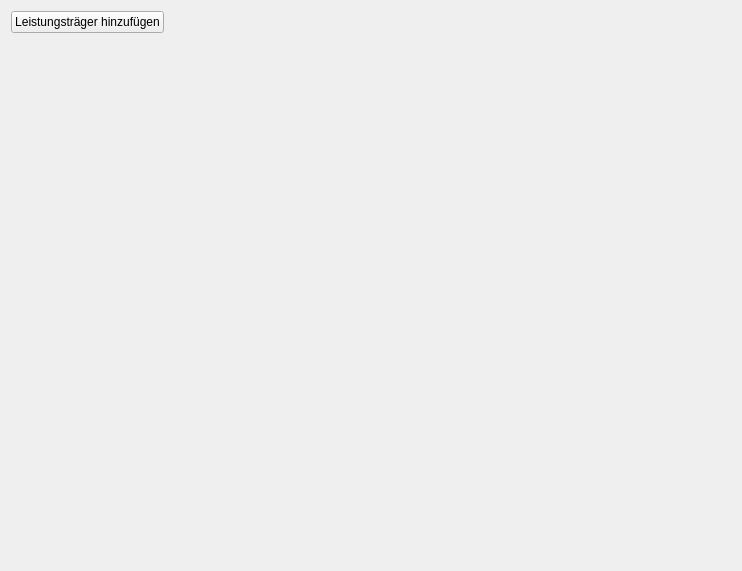
<?xml version="1.0" encoding="UTF-8"?>
<ui version="4.0">
 <class>LeistungstraegerArea</class>
 <widget class="QWidget" name="LeistungstraegerArea">
  <property name="geometry">
   <rect>
    <x>0</x>
    <y>0</y>
    <width>742</width>
    <height>571</height>
   </rect>
  </property>
  <property name="windowTitle">
   <string>Form</string>
  </property>
  <layout class="QVBoxLayout" name="verticalLayout">
   <item>
    <layout class="QHBoxLayout" name="horizontalLayout">
     <item>
      <widget class="QPushButton" name="pushButton">
       <property name="text">
        <string>Leistungsträger hinzufügen</string>
       </property>
      </widget>
     </item>
     <item>
      <spacer name="horizontalSpacer">
       <property name="orientation">
        <enum>Qt::Horizontal</enum>
       </property>
       <property name="sizeHint" stdset="0">
        <size>
         <width>40</width>
         <height>20</height>
        </size>
       </property>
      </spacer>
     </item>
    </layout>
   </item>
   <item>
    <widget class="QScrollArea" name="scrollArea">
     <property name="frameShape">
      <enum>QFrame::NoFrame</enum>
     </property>
     <property name="widgetResizable">
      <bool>true</bool>
     </property>
     <widget class="QWidget" name="scrollAreaWidgetContents">
      <property name="geometry">
       <rect>
        <x>0</x>
        <y>0</y>
        <width>724</width>
        <height>518</height>
       </rect>
      </property>
     </widget>
    </widget>
   </item>
  </layout>
 </widget>
 <resources/>
 <connections/>
</ui>
